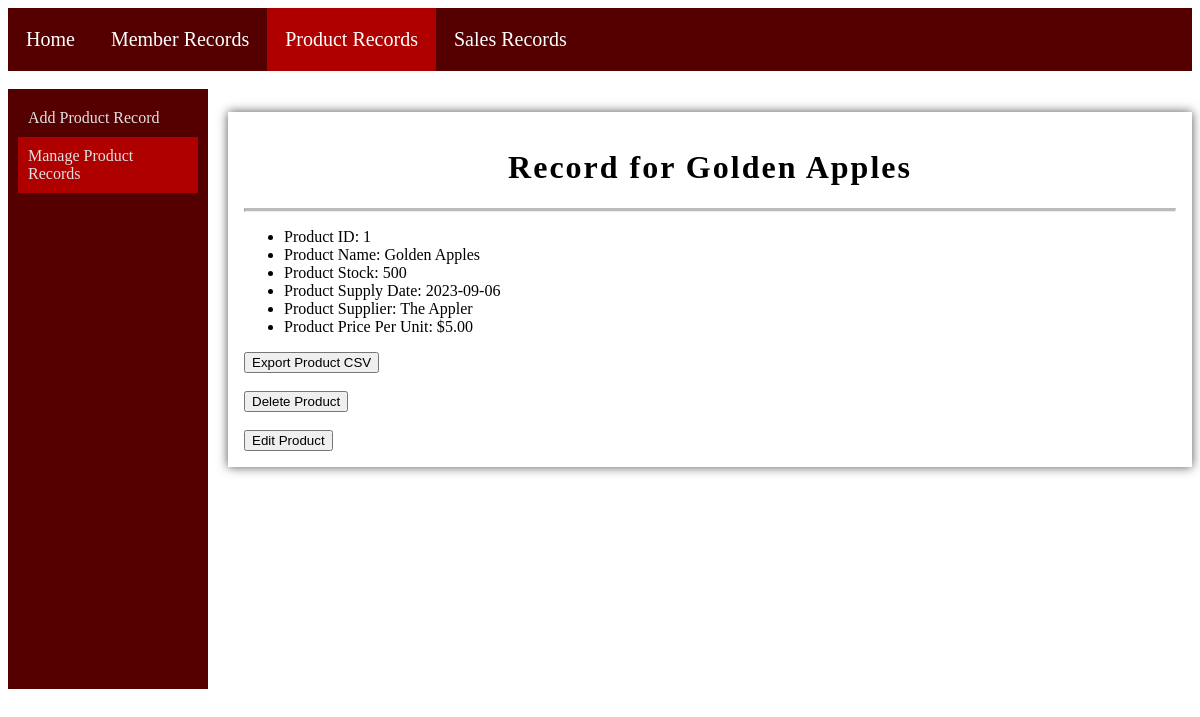
The app's page /displayProductInfo.php, older data.
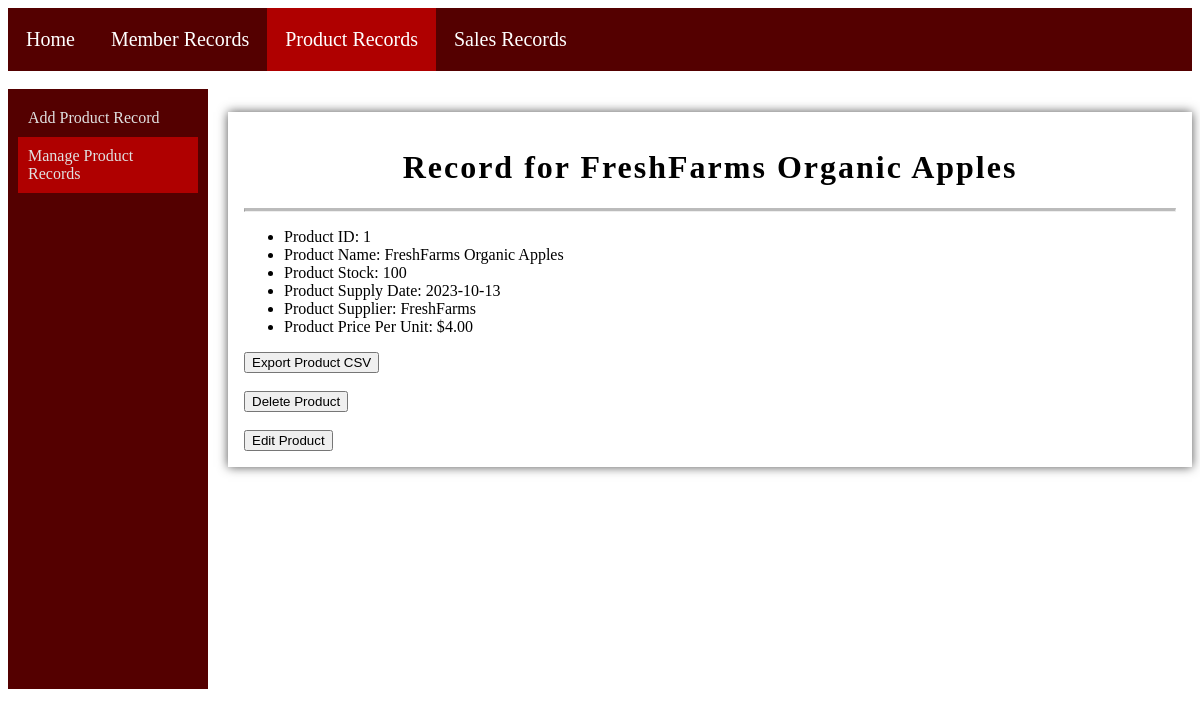
The same page, newer data.
### tables this page shows
CREATE TABLE `product` (
  `ProductID` int(3) NOT NULL,
  `ProductName` varchar(50) NOT NULL,
  `ProductStock` int(4) NOT NULL,
  `ProductSupplyDate` date NOT NULL,
  `ProductSupplier` varchar(50) NOT NULL,
  `ProductPricePerUnit` float(5,2) NOT NULL
);

### displayProductInfo.php (the view, shortened to what this page needs)
<!DOCTYPE html>
<html lang="en">
<head>
    <link rel="stylesheet" href="./css/style.css">
</head>
<body>
    <nav class="navigationbar">
        <a href="Home.php">Home</a>
        <a href="member.php">Member Records</a>
        <a class="onpage" href="product.php">Product Records</a>
        <a href="sales.php">Sales Records</a>
    </nav>
    <br>
    <div class="sidebar">
        <nav class="vertical-nav">
            <a href="addProduct.php">Add Product Record</a>
            <a class="onpage" href="searchProduct.php">Manage Product Records</a>
        </nav>
    </div>
    <?php
    $pname = $_GET['pname'];
    ?>
    <div id="container">
    <?php
        $conn = mysqli_connect('localhost', 'root', '', 'gotogro-mrm');
        $SQL = "SELECT * FROM product WHERE ProductName LIKE '%$pname%'";
        $run = mysqli_query($conn, $SQL) or die(mysqli_error($conn));
        $result = mysqli_num_rows($run);
        if ($result > 0) {
            $row = mysqli_fetch_assoc($run);
            echo "
            <h1 class='center'>Record for " . $row['ProductName'] . "</h1>
            <hr class='divider'>
            <ul>
                <li>Product ID: " . $row['ProductID'] . "</li>
                <li>Product Name: " . $row['ProductName'] . "</li>
                <li>Product Stock: " . $row['ProductStock'] . "</li>
                <li>Product Supply Date: " . $row['ProductSupplyDate'] . "</li>
                <li>Product Supplier: " . $row['ProductSupplier'] . "</li>
                <li>Product Price Per Unit: $" . $row['ProductPricePerUnit'] . "</li>
            </ul>
            ";
            echo "<button id='exportProductCSV'>Export Product CSV</button><br><br>";
            echo "<a href='confirmProductDelete.php?pname=" . $row['ProductName'] . "&product_id=" . $row['ProductID'] . "'><button>Delete Product</button></a><br><br>";
            echo "<a href='editProduct.php?pname=" . $row['ProductName'] . "&product_id=" . $row['ProductID'] . "'><button>Edit Product</button></a>";
            echo "</div>";
        }
    ?>
    </body>
</html>

Row changes from the older to the newer data that the page shows:
changed product id 1: ProductName "Golden Apples" → "FreshFarms Organic Apples"; ProductStock "500" → "100"; ProductSupplyDate "2023-09-06" → "2023-10-13"; ProductSupplier "The Appler" → "FreshFarms"; ProductPricePerUnit "5.00" → "4.00"
